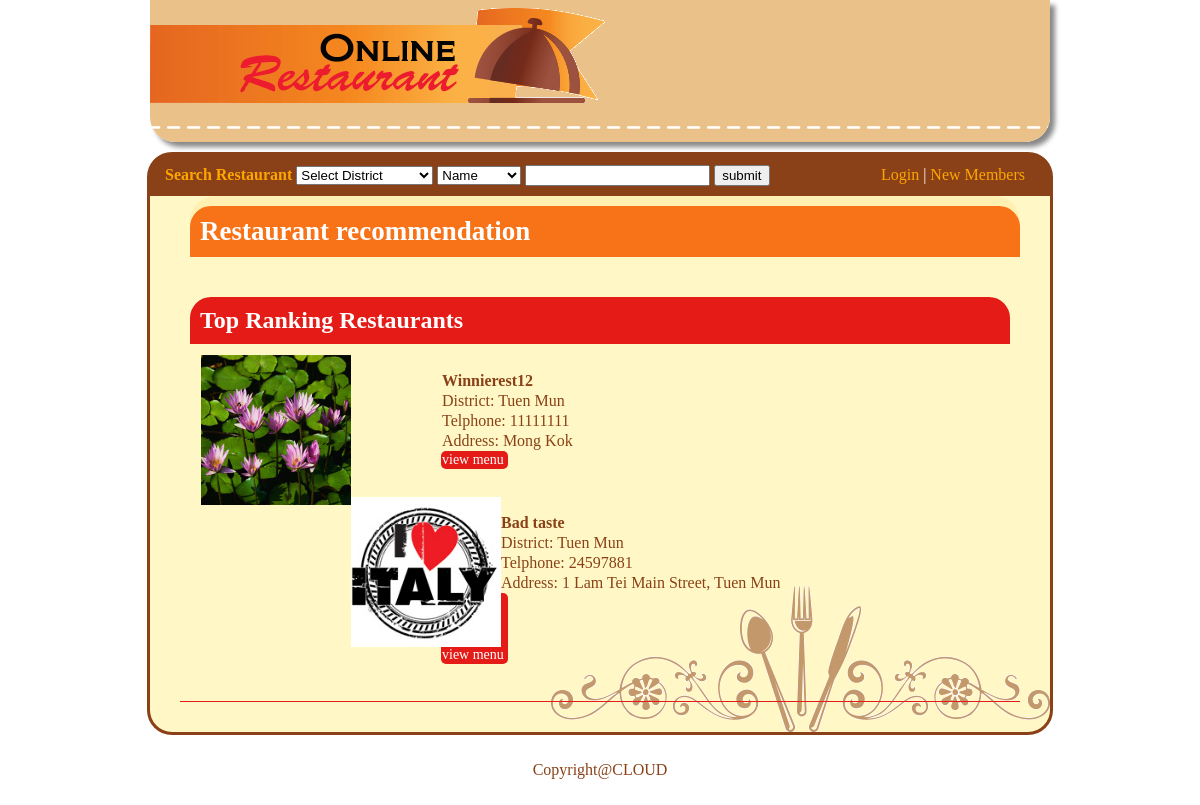
The page / on the database its author committed.
### tables this page shows
CREATE TABLE IF NOT EXISTS `restaurants` (
  `rid` varchar(10) NOT NULL,
  `rname` varchar(50) NOT NULL,
  `raddr` varchar(200) NOT NULL,
  `area` varchar(20) NOT NULL,
  `district` varchar(20) NOT NULL,
  `rtel` int(8) NOT NULL,
  `owner` varchar(32) NOT NULL,
  `rdes` varchar(500) NOT NULL,
  `rlogo` varchar(40) NOT NULL,
  `popular` int(11) NOT NULL
);

### index.php (the view, shortened to what this page needs)
<!DOCTYPE html>
<html>
<head>
<link rel="stylesheet" type="text/css" href="index.css">
</head>
<body>
<div id="header">
<div id="logo"><a href="index.php"><img src="image\icon.png" /></a></div>
 </div>
  <div id="container">
<div id="search">
		<form action="searchbox.php" method="GET" style=" color: orange; ">
		<b>Search Restaurant </b>
		<select name="district">
		<option value="" selected>Select District</option>
		</select>
<select name="keywordstype">
<option value="name" selected>Name</option>
</select>
<input type="text" name="keyword"></input>
<button type="submit">submit</button>
</form>
<div id="login">
               <?php
                  if (!isset($_SESSION['username'])) {
                  echo "<a href='login.html' style='color:orange;'>Login</a> | <a href='reg.php' style='color:orange;'>New Members</a>";
                  }else echo "Welcome <a href='memberpanel.php'>".$_SESSION['username']."</a> ! | <a href='logout.php'>Logout</a>";
                  ?>
            </div>
</div>
<div id="recommendation">
<h2>Restaurant recommendation</h2>
</div>
<div id = 'rank'>
<h2>Top Ranking Restaurants</h2>
<?php
function imglink($rid,$rname){
$sql = "SELECT rlogo from restaurants where rid = '$rid'";
$result = mysql_query($sql);
$rlogo = mysql_result($result, 0);
$path = "temporary/";
return "<img src='".$path.$rlogo."' alt='$rname' style='width:150px; height:150px'/>";
}
$content = "SELECT * FROM restaurants WHERE popular >=0 ORDER BY popular desc limit 2 ";
$resultshown = mysql_query($content);
$count = 0;
while($rows = mysql_fetch_array($resultshown)){
	echo "<div id='rest".$count."'>";
	echo imglink($rows['rid'],$rows['rname']);
	echo "<div class='randomcontent'><ul style='list-style-type:none'>";
	echo "<li><b>".$rows['rname']."</b></li>";
	echo "<li> District: ".$rows['district']."</li>";
	echo "<li> Telphone: ".$rows['rtel']."</li>";
	echo "<li> Address: ".$rows['raddr']."</li>";
	echo "<li class='view_menu1'><a href='sr.php?rid=".$rows['rid']."'>view menu</a></li></ul></div>";
	echo "</div>";
	$count++;
}
?>
</div>
</div>
<div id="footer">
<p>Copyright@CLOUD</p>
</div>
</body>
</html>

### index.css (style rules this page uses)
#header { height:142px; width:900px; margin:auto; background-image:url(image/headerBackground.png); background-repeat:repeat-x; border-radius:0 0 25px 25px; box-shadow: 5px 5px 5px #888888; margin-bottom:10px; }
#logo { width:0px;height:0px; margin:0; }
#container { width:900px; margin:auto; background-color:#FFF8C6; border-style:solid; border-radius:25px; border-color:#8A4117; background-image:url(image/background2.png); background-position:right bottom; background-repeat:no-repeat; }
#search { padding:10px 15px; background-color:#8A4117; border-radius:15px 15px 0 0; }
#login { float:right; margin:-20px 10px 0 0; color:white; }
h2 { margin-top: 0; margin-bottom:0; color:white; border:solid 10px #F87217; background-color:#F87217; border-radius:21px 21px 0 0; }
#rank h2 { background-color:#E41B17; border:solid 10px #E41B17; }
#rank { margin:30px; padding:10px; border-bottom:solid 1px #E41B17; }
.view_menu, .view_menu1 { border:solid 5px #F87217; width:65px; -moz-border-radius: 5px; -webkit-border-radius: 5px; font-size:14px; background-color: #F88017; color:white; }
.view_menu1 { background-color: #E41B17; }
a:link, a:active { text-decoration:none; color:white; }
button, .button { cursor:pointer; }
#recommendation { width:830px; margin:0px 0px 0px 40px; padding-top:10px; font-size:18px; border-radius:25px; border-color:#F87217; background-color:rgba(255,165,0,0.1); }
#rest0 { border: solid 1px transparent; margin:10px; }
#rest0 img,#srrest img { float:left; margin:0px 0px 0px 0px; }
#rest0 li,#srrest li { border: solid 1px transparent; margin:0px 0px 0px 200px; }
#rest1 { border: solid 1px transparent; margin:10px 10px 10px 10px; }
#rest1 img { float:left; margin:0px 0px 0px 0px; }
#rest1 li { border: solid 1px transparent; margin:0px 0px 0px 200px; }
#footer { width:100%; clear:both; margin: 0 auto; text-align: center; padding: 10px 0 10px 0; }

### rows shown on the page
restaurants: rlogo (picture), rname "Winnierest12", district "Tuen Mun", rtel "11111111", raddr "Mong Kok"
restaurants: rlogo (picture), rname "Bad taste", district "Tuen Mun", rtel "24597881", raddr "1 Lam Tei Main Street, Tuen Mun"
